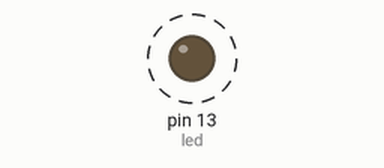
Bench run of a sketch on a simulated Arduino Uno, built with avr-gcc and run on an emulated ATmega328P. Shown: output pins drawn as LEDs (lit = HIGH). Dashed ring = blinking.

Above: at 0.15 s.
Timing chart, 0 to 3.0 s (numbered marks = the images above):
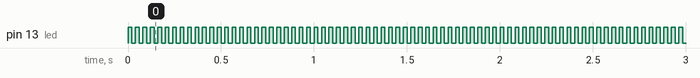

The sketch:

Blink_Led.ino
```cpp
#define led 13   //Obage led eke +pin eka sawikarana pin eka
int wait = 20;   //Obata led eka blink wiya uthu kalaya

void setup() {

  pinMode (led, OUTPUT);
}
void loop() {

  digitalWrite(led, HIGH);
  delay(wait);
  digitalWrite(led, LOW);
  delay(wait);
}
```

Measured:
- by itself, pin 13 (led): alternates HIGH for 0.02 s and LOW for 0.02 s
